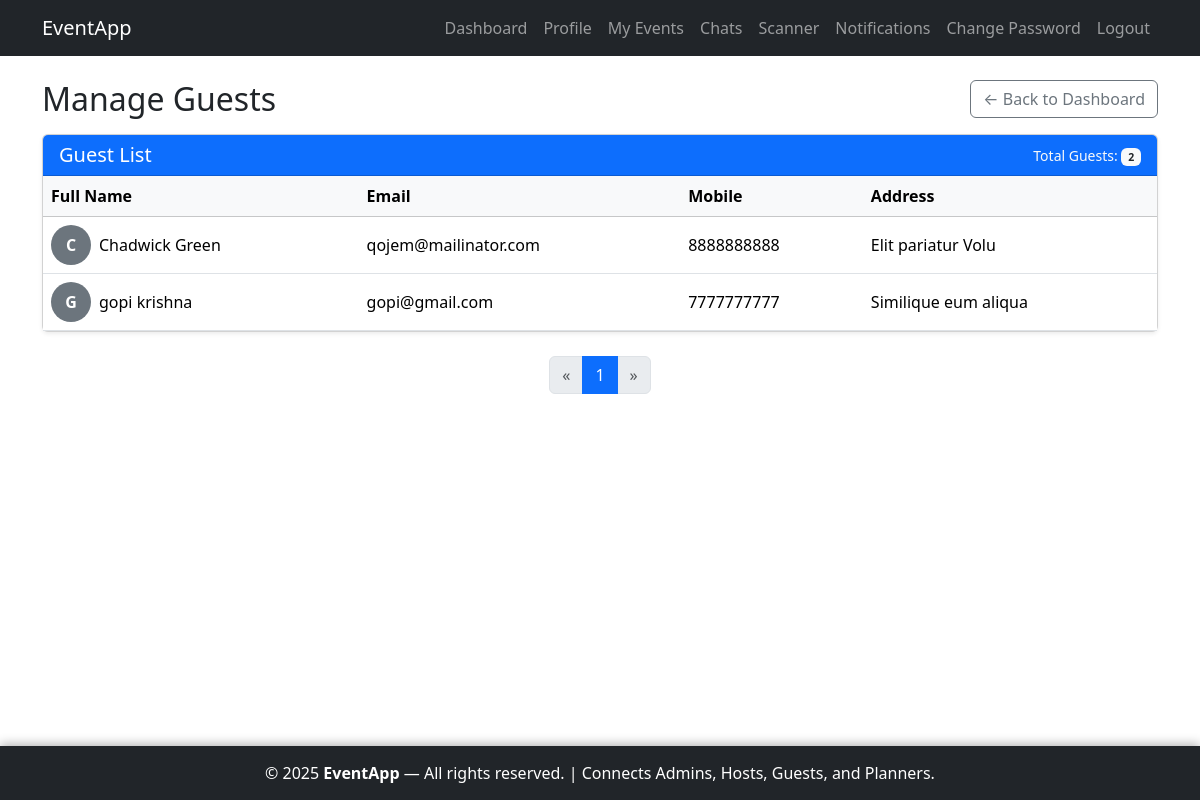
Page /host/guests/ (signed in) on the committed database.
### accounts/models.py (models this page shows, shortened)
class CustomUser(AbstractUser):
    ROLE_CHOICES = [
        ('planner', 'Planner'),
        ('guest', 'Guest'),
        ('host', 'Host'),
    ]
    role = models.CharField(
        max_length=10, choices=ROLE_CHOICES, blank=True, null=True,
        help_text="User role (None for superusers/admins)"
    )
    full_name = models.CharField(max_length=255, blank=True)
    email = models.EmailField(unique=True, blank=False)  # Enforced required in forms
    mobile_number = models.CharField(max_length=10, blank=True)
    address = models.TextField(blank=True)
    profile_picture = models.ImageField(upload_to='profiles/', blank=True, null=True)
    is_approved = models.BooleanField(default=False, help_text="For planners/guests only")

### host/views.py (the view)
# urls.py: path('guests/', views.GuestListView.as_view(), name='guest_list'),
class GuestListView(LoginRequiredMixin, HostRequiredMixin, ListView):
    model = CustomUser
    template_name = 'host/guest_list.html'
    context_object_name = 'guests'
    def get_queryset(self):
        return CustomUser.objects.filter(role='guest', is_approved=True).order_by('full_name')
    def get_context_data(self, **kwargs):
        context = super().get_context_data(**kwargs)
        queryset = self.get_queryset()
        page_obj, guests = paginate_queryset(self.request, queryset)
        context['page_obj'] = page_obj
        context['guests'] = guests  # override context_object_name with paginated list
        return context

### host/views.py (called while the page is built)
    def test_func(self):
        return self.request.user.is_authenticated and self.request.user.role == 'host'

### utils/pagination.py (called while the page is built)
def paginate_queryset(request, queryset):
    paginator = Paginator(queryset, DEFAULT_PER_PAGE)
    page_number = request.GET.get('page')
    try:
        page_obj = paginator.page(page_number)
    except PageNotAnInteger:
        page_obj = paginator.page(1)
    except EmptyPage:
        page_obj = paginator.page(paginator.num_pages)
    return page_obj, page_obj.object_list

### host/templates/host/guest_list.html (shortened to what this page needs)
{% extends 'accounts/base.html' %}
{% block content %}
<div class="row mb-3">
    <div class="col-12 d-flex justify-content-between align-items-center">
        <h2 class="mb-0">Manage Guests</h2>
        <a href="{% url 'host:dashboard' %}" class="btn btn-outline-secondary">
            &larr; Back to Dashboard
        </a>
    </div>
</div>
<div class="row">
    <div class="col-12">
        <div class="card shadow-sm">
            <div class="card-header bg-primary text-white d-flex justify-content-between align-items-center">
                <h5 class="mb-0">Guest List</h5>
                <small class="text-light">Total Guests: <span class="badge bg-light text-dark">{{ guests|length }}</span></small>
            </div>
            <div class="card-body p-0">
                <div class="table-responsive">
                    <table class="table table-hover align-middle mb-0">
                        <thead class="table-light">
                            <tr>
                                <th>Full Name</th>
                                <th>Email</th>
                                <th>Mobile</th>
                                <th>Address</th>
                            </tr>
                        </thead>
                        <tbody>
                            {% for guest in guests %}
                            <tr>
                                <td>
                                    <div class="d-flex align-items-center">
                                        {% if guest.profile_picture %}
                                            <img src="{{ guest.profile_picture.url }}"
                                                 alt="{{ guest.full_name }}"
                                                 class="rounded-circle me-2"
                                                 style="width: 40px; height: 40px; object-fit: cover;">
                                        {% else %}
                                            <div class="rounded-circle bg-secondary text-white me-2 d-flex align-items-center justify-content-center"
                                                 style="width: 40px; height: 40px;">
                                                <strong>{{ guest.full_name|slice:":1"|upper }}</strong>
                                            </div>
                                        {% endif %}
                                        <span>{{ guest.full_name }}</span>
                                    </div>
                                </td>
                                <td>{{ guest.email }}</td>
                                <td>{{ guest.mobile_number }}</td>
                                <td>{{ guest.address|truncatewords:10 }}</td>
                            </tr>
                            {% empty %}
                            <tr>
                                <td colspan="4" class="text-center text-muted py-4">
                                    No guests registered.
                                </td>
                            </tr>
                            {% endfor %}
                        </tbody>
                    </table>
                </div>
            </div>
        </div>
    </div>
</div>
{% include 'partials/pagination.html' %}
{% endblock %}

### accounts/templates/accounts/base.html (style rules this page uses)
html, body { height: 100%; margin: 0; }
body { display: flex; flex-direction: column; min-height: 100vh; }

### rows in the picture
CustomUser: full_name "C", full_name "Chadwick Green", email "qojem@mailinator.com", mobile_number "8888888888", address "Elit pariatur Volu"
CustomUser: full_name "G", full_name "gopi krishna", email "gopi@gmail.com", mobile_number "7777777777", address "Similique eum aliqua"

### other values in the picture
{{ guests|length }} "2"
{{ num }} "1"
